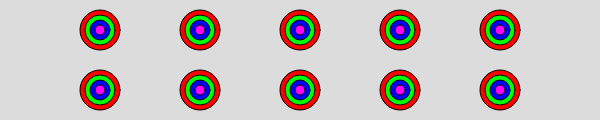
Frame 1 (no input)
Frame 60 (no input): identical to frame 1, image omitted
Frame 120 (the mouse pressed at the canvas centre since frame 60): identical to frame 1, image omitted

The p5.js sketch that drew this single still picture (run headless with seeded random() and noise() and a simulated clock; from frame 60 on, the mouse is pressed at the canvas centre):

// p5.js sketch
// ── sketch.js
var y1=30//y location for the first row
var y2=90//y location for the second row

function setup() {
	createCanvas(600, 120);
}
function draw() {
	background(220);

	//WHILE LOOP
	var x= 100;//initialize the variable to 100
	while(width > x){ //check for a condition (keep this loop going as long as this is true)
		//draw design
		fill(255,0,0);//add a red fill
		ellipse(x,y1,40,40); //draw an ellipse at the x-location of the variable x and y1
		fill(0,255,0);//add a green fill
		ellipse(x,y1,30,30);
		fill(0,0,255);//add a blue fill
		ellipse(x,y1,20,20)
		fill(255,0,255);//add a purple fill
		ellipse(x,y1,10,10)
		x=x+100//increment the variable (every time you run through the loop, add 100 to x)
	}

	//FOR LOOP
	//for(initialize;condition;increment)
	for(x=100;width > x;x=x+100){//the for loop contains all of the same elements but in 1 line

		fill(255,0,0);//add a red fill
		ellipse(x,y2,40,40); //draw an ellipse at the x-location of the variable x and y2
		fill(0,255,0);//add a green fill
		ellipse(x,y2,30,30);
		fill(0,0,255);//add a blue fill
		ellipse(x,y2,20,20)
		fill(255,0,255);//add a purple fill
		ellipse(x,y2,10,10)
	}
}
